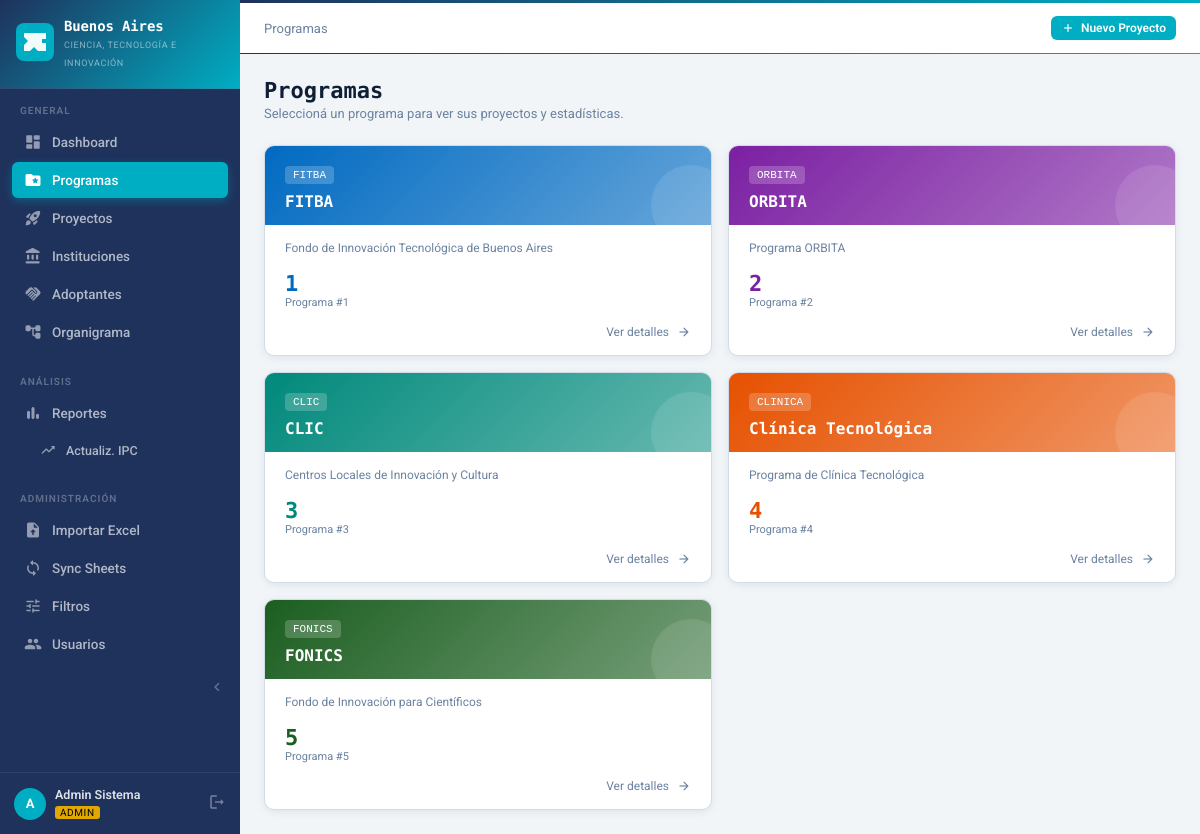
Page /programas (signed in) on the committed database.
### tables this page shows
CREATE TABLE programas (
        id INTEGER PRIMARY KEY AUTOINCREMENT,
        codigo TEXT UNIQUE NOT NULL,
        nombre TEXT NOT NULL,
        descripcion TEXT,
        color TEXT DEFAULT '#1565C0',
        icono TEXT DEFAULT 'folder',
        activo INTEGER DEFAULT 1
    );

### blueprints/programas.py (the view)
@bp.route('/programas')
@login_required
def list():
    programas = query("SELECT * FROM programas WHERE activo=1 ORDER BY id")
    return render_template('programs/list.html', programas=programas)

### database.py (called while the page is built)
def get_db():
    conn = sqlite3.connect(DB_PATH)
    conn.row_factory = sqlite3.Row
    conn.execute("PRAGMA foreign_keys = ON")
    return conn

def query(sql, args=(), one=False):
    conn = get_db()
    cur = conn.execute(sql, args)
    rv = cur.fetchall()
    conn.close()
    return (rv[0] if rv else None) if one else rv

### helpers/auth.py (called while the page is built)
def login_required(f):
    @wraps(f)
    def decorated(*args, **kwargs):
        if 'user_id' not in session:
            return redirect(url_for('auth.login'))
        return f(*args, **kwargs)
    return decorated

def can_edit():
    return session.get('rol') in ['admin', 'agente']

def is_admin():
    return session.get('rol') == 'admin'

### templates/programs/list.html (shortened to what this page needs)
{% extends "base.html" %}
{% block breadcrumb %}Programas{% endblock %}
{% block topbar_actions %}
  {% if can_edit() %}
  <a href="{{ url_for('proyectos.nuevo') }}" class="btn btn-primary btn-sm">
    <span class="material-icons-round">add</span> Nuevo Proyecto
  </a>
  {% endif %}
{% endblock %}
{% block content %}
<div class="page-header">
  <div class="page-header-left">
    <h1>Programas</h1>
    <p>Seleccioná un programa para ver sus proyectos y estadísticas.</p>
  </div>
</div>
<div class="program-grid">
  {% for p in programas %}
  <a href="{{ url_for('programas.detail', pid=p.id) }}" class="program-card">
    <div class="program-card-header" style="background:linear-gradient(135deg,{{ p.color }},{{ p.color }}99);">
      <div class="program-badge">{{ p.codigo }}</div>
      <div class="program-card-title">{{ p.nombre }}</div>
    </div>
    <div class="program-card-body">
      <p class="text-sm text-muted mb-2">{{ p.descripcion or '' }}</p>
      <div class="program-stat-row">
        <div class="program-stat">
          <div class="program-stat-n" style="color:{{ p.color }}">
            {{ p.id }}
          </div>
          <div class="program-stat-l">Programa #{{ p.id }}</div>
        </div>
      </div>
      <div class="flex items-center gap-1 mt-2" style="justify-content:flex-end;">
        <span style="font-size:12px;color:var(--text-muted)">Ver detalles</span>
        <span class="material-icons-round" style="font-size:14px;color:var(--text-muted)">arrow_forward</span>
      </div>
    </div>
  </a>
  {% endfor %}
</div>
{% endblock %}

### static/css/style.css (style rules this page uses)
:root { --navy: #1E325C; --teal: #00AEC3; --gray: #878787; --white: #FFFFFF; --navy-mid: #2B4470; --navy-light: #3A5585; --teal-dark: #007F8F; --teal-mid: #4EC8D8; --teal-light: #A8E4EC; --teal-pale: #E6F7FA; --grad-main: linear-gradient(135deg, #1E325C 0%, #00AEC3 100%); --grad-light: linear-gradient(135deg, #FFFFFF 0%, #1E325C 100%); --green: #1A9E5C; --green-pale: #E6F5EE; --red: #C0392B; --red-pale: #FDEDEC; --gold: #E0A800; --gold-light: #FEF9E7; --orange: #D35400; --orange-pale:#FEF0E6; --purple: #6C3483; --purple-pale:#F4ECF7; --blue: var(--teal); --blue-light: var(--teal-mid); --blue-pale: var(--teal-pale); --bg: #F2F5F8; --surface: #FFFFFF; --surface-2: #F7FAFB; --border: #D0DCE8; --text: #0F1F36; --text-mid: #2C4160; --text-muted: #6B82A0; --sidebar-w: 240px; --radius: 10px; --radius-sm: 6px; --shadow: 0 2px 8px rgba(30,50,92,.09); --shadow-md: 0 4px 16px rgba(30,50,92,.13); --shadow-lg: 0 8px 32px rgba(30,50,92,.18); }
*, *::before, *::after { box-sizing: border-box; margin: 0; padding: 0; }
html { font-size: 15px; }
body { font-family: 'Roboto', sans-serif; background: var(--bg); color: var(--text); min-height: 100vh; }
h1,h2,h3,h4,h5 { font-family: 'Encode Sans', sans-serif; font-weight: 700; }
.program-grid { display: grid; grid-template-columns: repeat(auto-fill, minmax(300px, 1fr)); gap: 16px; }
.program-card { background: var(--surface); border-radius: var(--radius); border: 1px solid var(--border); box-shadow: var(--shadow); overflow: hidden; text-decoration: none; color: inherit; transition: box-shadow .2s, transform .2s; display: block; }
.program-card-header { padding: 18px 20px 14px; position: relative; overflow: hidden; }
.program-card-header::after { content: ''; position: absolute; bottom: -20px; right: -20px; width: 80px; height: 80px; border-radius: 50%; background: rgba(255,255,255,.1); }
.program-badge { font-family: 'Roboto Mono', monospace; font-size: 11px; font-weight: 500; background: rgba(255,255,255,.2); color: #fff; padding: 3px 8px; border-radius: 4px; display: inline-block; margin-bottom: 8px; }
.program-card-title { font-family: 'Encode Sans', sans-serif; font-size: 16px; font-weight: 700; color: #fff; }
.program-card-body { padding: 16px 20px; }
.program-stat-row { display: flex; gap: 16px; }
.program-stat { flex: 1; }
.program-stat-n { font-family: 'Encode Sans', sans-serif; font-size: 22px; font-weight: 700; }
.program-stat-l { font-size: 11px; color: var(--text-muted); }
.btn { display: inline-flex; align-items: center; gap: 6px; padding: 8px 16px; border-radius: var(--radius-sm); font-family: 'Roboto', sans-serif; font-size: 13px; font-weight: 600; cursor: pointer; border: none; text-decoration: none; transition: all .15s; white-space: nowrap; }
.btn .material-icons-round { font-size: 16px; }
.btn-primary { background: var(--blue); color: #fff; }
.btn-sm { padding: 5px 10px; font-size: 12px; }
.btn-sm .material-icons-round { font-size: 14px; }
.page-header { display: flex; align-items: flex-start; justify-content: space-between; margin-bottom: 24px; gap: 16px; }
.page-header-left h1 { font-size: 22px; font-weight: 700; }
.page-header-left p { font-size: 13px; color: var(--text-muted); margin-top: 3px; }
.text-muted { color: var(--text-muted); }
.text-sm { font-size: 12px; }
.mb-2 { margin-bottom: 16px; }
.mt-2 { margin-top: 16px; }
.flex { display: flex; }
.items-center { align-items: center; }
.gap-1 { gap: 8px; }

### rows in the picture
programas: codigo "FITBA", nombre "FITBA", descripcion "Fondo de Innovación Tecnológica de Buenos Aires", id "1"
programas: codigo "ORBITA", nombre "ORBITA", descripcion "Programa ORBITA", id "2"
programas: codigo "CLIC", nombre "CLIC", descripcion "Centros Locales de Innovación y Cultura", id "3"
programas: codigo "CLINICA", nombre "Clínica Tecnológica", descripcion "Programa de Clínica Tecnológica", id "4"
programas: codigo "FONICS", nombre "FONICS", descripcion "Fondo de Innovación para Científicos", id "5"

### other values in the picture
{{ session.nombre[0] }} "A"
{{ session.nombre }} "Admin Sistema"
{{ session.rol }} "ADMIN"
